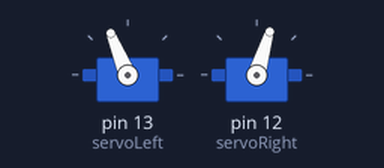
Simulated run of this sketch. Board: Arduino Uno, built with avr-gcc and run on an emulated ATmega328P. Parts: 2 × servo.

Above: at 0.05 s.
At 2.6 s:
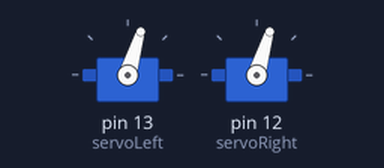
At 3.2 s:
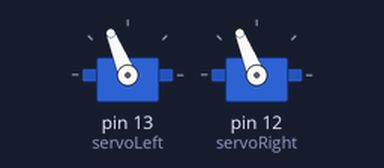
At 5.2 s:
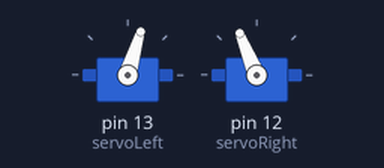
Timing chart, 0 to 6.8 s (numbered marks = the images above):
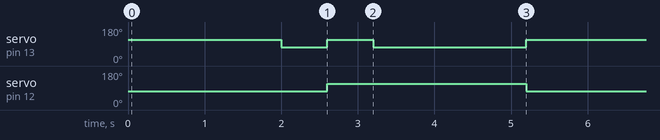

Measured:
- by itself, servo on pin 13 (servoLeft): repeats every 5.2 s: 112° 0.60 s, 73° 2.0 s, 112° 2.0 s, 73° 0.60 s
- by itself, servo on pin 12 (servoRight): alternates 112° for 2.6 s and 73° for 2.6 s

The sketch:

Danceattempt1.ino
```cpp
#include <Servo.h>

Servo servoLeft;
Servo servoRight;

void setup() {
servoLeft.attach (13);
servoRight.attach (12);
}

void loop() {
  // put your main code here, to run repeatedly:
 servoLeft.attach(13);                      // Attach left signal to pin 13
  servoRight.attach(12);                     // Attach right signal to pin 12

  // Full speed forward
  servoLeft.writeMicroseconds(1700);         // Left wheel counterclockwise
  servoRight.writeMicroseconds(1300);        // Right wheel clockwise
  delay(2000);                               // ...for 2 seconds

  // Turn left in place
  servoLeft.writeMicroseconds(1300);         // Left wheel clockwise
  servoRight.writeMicroseconds(1300);        // Right wheel clockwise
  delay(600);                                // ...for 0.6 seconds

  // Turn right in place
  servoLeft.writeMicroseconds(1700);         // Left wheel counterclockwise
  servoRight.writeMicroseconds(1700);        // Right wheel counterclockwise
  delay(600);                                // ...for 0.6 seconds

  // Full speed backward
  servoLeft.writeMicroseconds(1300);         // Left wheel clockwise
  servoRight.writeMicroseconds(1700);        // Right wheel counterclockwise
  delay(2000);
}
```
